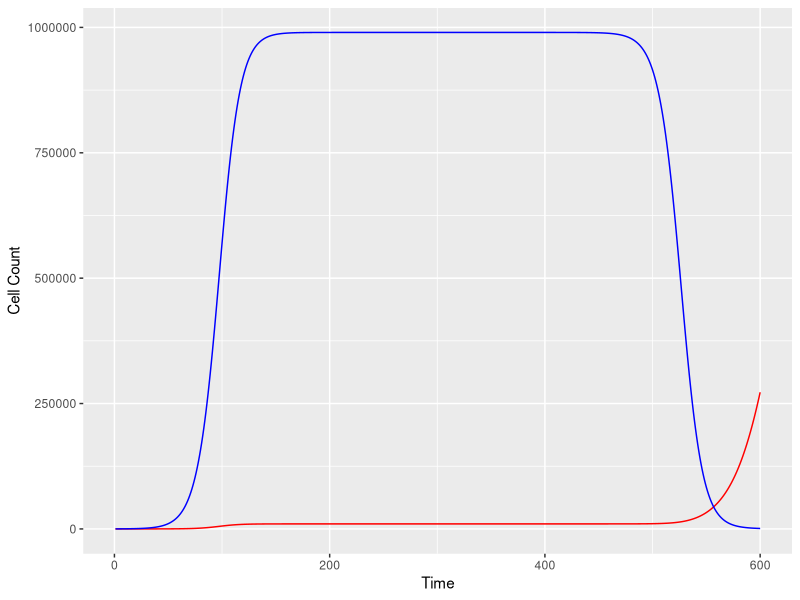

Recreate this plot in R.
# Biocomputing Exercise 10

install.packages("ggplot2") 
# mine needed to be reinstalled, not sure why

library("ggplot2")

# parameters

rm=0.1
rn=0.1
k=1000000
N0=99
timesteps=600
M0=1
rmdrug<- 0.05
rndrug<- -0.1

Ns=numeric(length=timesteps)
Ns[1]=N0

Ms=numeric(length=timesteps)
Ms[1]=M0

# if else statement in order to show sub populations before 
# drug treatment and afterwards

for(t in 1:(timesteps-1)){
  if (t<(timesteps/2)){
  Ns[t+1]<-Ns[t]+rn*Ns[t]*(1-((Ns[t]+Ms[t])/k))
  Ms[t+1]<-Ms[t]+rm*Ms[t]*(1-((Ns[t]+Ms[t])/k))
  }else{
    Ms[t+1]<-Ms[t]+rmdrug*Ms[t]*(1-((Ns[t]+Ms[t])/k))
    Ns[t+1]<-Ns[t]+rndrug*Ns[t]*(1-((Ns[t]+Ms[t])/k))
  }
}

# put for loop into dataframe file 

challenge<-data.frame(time=1:600)

# plotting mutant and nonmutant cell populations with 
# drug treatment

ggplot(data=challenge)+xlab('Time')+ylab('Cell Count')+
  geom_line(aes(x=time,y=Ms), col='red')+
  geom_line(aes(x=time,y=Ns), col='blue')

